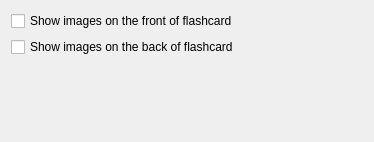
<ui version="4.0" >
 <class>FlashCardsOptionsWidget</class>
 <widget class="QWidget" name="FlashCardsOptionsWidget" >
  <property name="geometry" >
   <rect>
    <x>0</x>
    <y>0</y>
    <width>374</width>
    <height>142</height>
   </rect>
  </property>
  <layout class="QVBoxLayout" name="verticalLayout" >
   <item>
    <widget class="QCheckBox" name="kcfg_FlashcardsFrontImage" >
     <property name="text" >
      <string>Show images on the front of flashcard</string>
     </property>
    </widget>
   </item>
   <item>
    <widget class="QCheckBox" name="kcfg_FlashcardsBackImage" >
     <property name="text" >
      <string>Show images on the back of flashcard</string>
     </property>
    </widget>
   </item>
   <item>
    <layout class="QHBoxLayout" name="horizontalLayout" />
   </item>
   <item>
    <spacer>
     <property name="orientation" >
      <enum>Qt::Vertical</enum>
     </property>
     <property name="sizeHint" stdset="0" >
      <size>
       <width>20</width>
       <height>40</height>
      </size>
     </property>
    </spacer>
   </item>
  </layout>
 </widget>
 <resources/>
 <connections/>
</ui>
